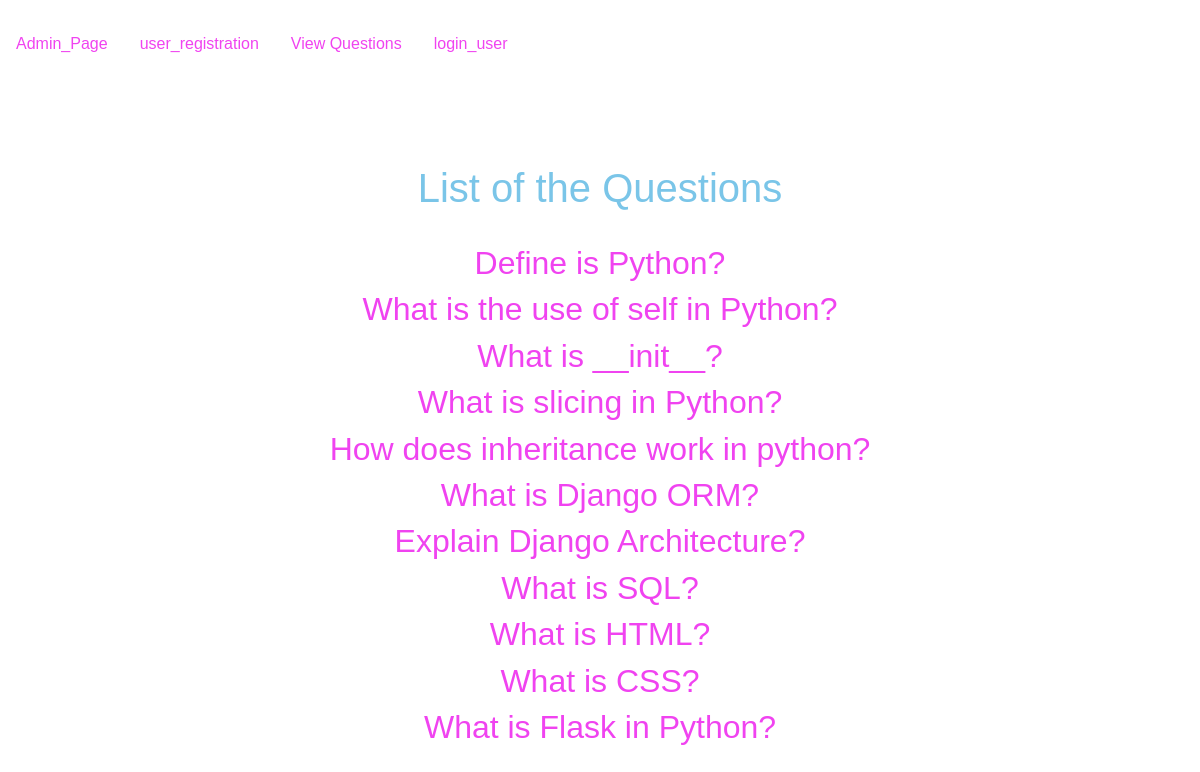
The app's page /ListOfQuestions/ with its own data.
### app/models.py (models this page shows, shortened)
class DisplayQuestions(models.Model):
    title = models.CharField(max_length=255)
    user = models.ForeignKey(User, on_delete=models.CASCADE)
    description = models.TextField()
    created_at = models.DateTimeField(auto_now_add=True)

### app/views.py (the view)
# urls.py: path('ListOfQuestions/',ListOfQuestions.as_view(),name='ListOfQuestions'),
class ListOfQuestions(ListView):
    model = DisplayQuestions
    context_object_name='QUSL'

### templates/app/DisplayQuestions_list.html (shortened to what this page needs)
{% extends 'app/dummy.html' %}
{% block body_block  %}
<center>
<div style="margin-top: 100px;">
  <h1>List of the Questions</h1><br>
 {% for i in QUSL %}
 <a href="{{i.pk}}"><h2>{{i.title}}</h2></a>
  {% endfor %}
</div>
</center>
{% endblock %}

### templates/app/dummy.html (shortened to what this page needs)
{% load static %}
<!DOCTYPE html>
<html lang="en">
<head>
    <link rel="stylesheet" href="{% static 'css/bootstrap-grid.css' %}">
    <link rel="stylesheet" href="{% static 'css/bootstrap-grid.min.css' %}">
    <link rel="stylesheet" href="{% static 'css/bootstrap-reboot.css' %}">
    <link rel="stylesheet" href="{% static 'css/bootstrap-reboot.min.css' %}">
    <link rel="stylesheet" href="{% static 'css/bootstrap.css' %}">
    <link rel="stylesheet" href="{% static 'css/bootstrap.min.css' %}">
</head>
<body class="form-group">
    <video id="background-video" autoplay muted loop>
        <source src="{% static 'videos/waves.mp4' %}" type="video/mp4">
      </video>
<br>
    <center>
        <nav class="nav">
            <a href="{% url 'admin:index' %}" class="nav-link">Admin_Page</a>
            <a href="{% url 'user_registration' %}" class="nav-link">user_registration</a>
            <a href="{% url 'ListOfQuestions' %}" class="nav-link">View Questions</a>
            {% if user.is_authenticated %}
                 <a href="{% url 'answer_question' %}"class="nav-link">answer the question</a>
                 <a href="{% url 'post_questions' %}"class="nav-link">post_questions</a>
                 <a href="{% url 'logout_user' %}" class="nav-link">logout_user</a>
            {% else %}
                 <a href="{% url 'login_user' %}" class="nav-link">login_user</a>
            {% endif %}
        </nav>
    </center>
    <link rel="stylesheet" href="{% static 'js/bootstrap.bundle.js' %}">
    <link rel="stylesheet" href="{% static 'js/bootstrap.bundle.min.js' %}">
    <link rel="stylesheet" href="{% static 'js/bootstrap.js' %}">
    <link rel="stylesheet" href="{% static 'js/bootstrap.min.js' %}">
    {% block body_block %}
    {% endblock %}
</body>
</html>

### templates/app/dummy.html (style rules this page uses)
body { color: rgb(122, 197, 232); font-family:'Franklin Gothic Medium', 'Arial Narrow', Arial, sans-serif; }
a { color: rgb(240, 67, 240); border-top-left-radius: 40%; border-bottom-right-radius: 40%; box-shadow: 0px 0px 0px #9ac0f8; }
#background-video { position: fixed; top: 50%; left: 50%; transform: translate(-50%, -50%) scale(0.8); object-fit: cover; z-index: -1; }
body { background-repeat:cover }

### records on screen
DisplayQuestions: title "Define is Python?"
DisplayQuestions: title "What is the use of self in Python?"
DisplayQuestions: title "What is __init__?"
DisplayQuestions: title "What is slicing in Python?"
DisplayQuestions: title "How does inheritance work in python?"
DisplayQuestions: title "What is Django ORM?"
DisplayQuestions: title "Explain Django Architecture?"
DisplayQuestions: title "What is SQL?"
DisplayQuestions: title "What is HTML?"
DisplayQuestions: title "What is CSS?"
DisplayQuestions: title "What is Flask in Python?"
